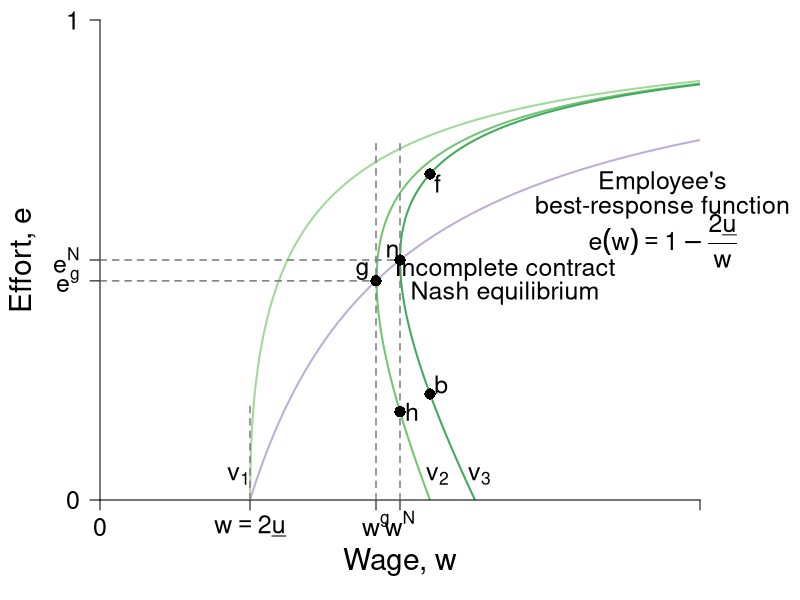

The R source for this figure:
require(shape)
pdf(file = "employment/employment_brf_pc_rightpanel.pdf", width = 9, height = 7)

#Set parameters for graphics
axislabelsize <- 1.8
labelsize <- 1.5
namesize <- 1.8
annotatesize <- 1.5
graphlinewidth <- 2
segmentlinewidth <- 1.5

#The equation is below when v = 0. See Wolfram Alpha output. 
isov <- function(w, delta = 5) {
}

isovhigh1 <- function(w, delta = 5, v = 5){
  (sqrt(w^2 - 4 * delta * v) - w + 2*v)/( 2 * v )
}

isovlow1 <- function(w, delta = 5, v = 5){
  (-sqrt(w^2 - 4 * delta * v) - w + 2*v)/( 2 * v )
}

isovhigh2 <- function(w, delta = 5, v = 15){
  (sqrt(w^2 - 4 * delta * v) - w + 2*v)/( 2 * v )
}

isovlow2 <- function(w, delta = 5, v = 15){
  (-sqrt(w^2 - 4 * delta * v) - w + 2*v)/( 2 * v )
}

isovhigh3 <- function(w, delta = 5, v = 20){
  (sqrt(w^2 - 4 * delta * v) - w + 2*v)/( 2 * v )
}

isovlow3 <- function(w, delta = 5, v = 20){
  (-sqrt(w^2 - 4 * delta * v) - w + 2*v)/( 2 * v )
}

brfFn <- function(w, delta = 5) {
  1 - (2*delta) /w
}

#This is evaluated for p = 12; q = 12/(8*sqrt(12^2 - 4*delta1*v1)) - 1/8 for the slope
#At p = 12; q = (-sqrt(12^2 - 4*v1*delta1) - 12 + 2*v1)/(2*v1) = 0.799
tangencyLine <- function(w){
  (w*(0.05))
}



COL <- c("#f7fcf5", "#e5f5e0", "#c7e9c0", "#a1d99b", "#74c476", "#41ab5d", "#238b45", "#005a32")
grays <- gray.colors(25, start = 1, end = 0)
par(mar =  c(5, 5, 1, 5))
xlims <- c(0, 40)
ylims <- c(0, 1)

plot(0, 0, xlim = xlims, ylim = ylims, type = "n",
     xlab = expression(paste("Wage, ", w)),
     ylab = expression(paste("Effort, ", e)),
     xaxt = "n", 
     yaxt = "n", 
     cex.lab = axislabelsize, 
     lwd = 3,
     bty = "n", 
     xaxs="i", 
     yaxs="i")


npts <- 500 
npts2 <- 501
#Specify the sequences of points for graphing. 
xx0 <- seq(5, xlims[2], length.out = npts)
xx1 <- seq(10, xlims[2], length.out = npts)
xx2 <- seq(5, 15, length.out = npts)
xx3 <- seq(10, xlims[2], length.out = npts2)
xx4 <- seq(xlims[1], 10, length.out = npts2)
#For below, I solved sqrt(p^2 - 200) - p + 200/p = 0, getting p = 10*sqrt(2) = 14.14214
xx5 <- seq( 18.43909, xlims[2], length.out = npts2)
xx6 <- seq( 18.43909, 25, length.out = npts2)
xx7 <- seq(20, xlims[2], length.out = npts2)
xx8 <- seq(xlims[1], 25, length.out = npts2)

#Draw the lines for the graphs
#lines(xx0, isov(xx0, delta = 5), col = COL[3], lwd = graphlinewidth)
lines(xx1, brfFn(xx1), col = "#beaed4", lwd = graphlinewidth)
#lines(xx2, tangencyLine(xx2), col = "darkgrey", lwd = 3, lty = 2)
lines(xx3, isovhigh1(xx3, v = 5, delta = 5), col = COL[4], lwd = graphlinewidth)
lines(xx4, isovlow1(xx4, v = 5, delta = 5), col = COL[4], lwd = graphlinewidth)
lines(xx5, isovhigh2(xx5, v = 17, delta = 5), col = COL[5], lwd = graphlinewidth)
lines(xx6, isovlow2(xx6, v = 17, delta = 5), col = COL[5], lwd = graphlinewidth)
lines(xx7, isovhigh3(xx7, v = 20, delta = 5), col = COL[6], lwd = graphlinewidth)
lines(xx8, isovlow3(xx8, v = 20, delta = 5), col = COL[6], lwd = graphlinewidth)

#Customize ticks and labels for the plot
ticksy <- c(0, brfFn(w = 18.4), 0.5, 1)
#ylabels <- c(0, expression(paste(frac(1,2))), 1)
ylabels <- c(0, expression(paste(e^g)), expression(paste(e^N)), 1)
ticksx <- c(0, 10, 18.4, 20, 40)
xlabels <- c(0, expression(paste(w == 2, underline(u))), expression(paste(w^g)), expression(paste(w^N)) , NA)
axis(1, at = ticksx, pos = 0, labels = xlabels, cex.axis = labelsize)
axis(2, at = ticksy, pos = 0, labels = ylabels, las = 1,cex.axis = labelsize)

#Annotation of the three graphs and the NE
text(9.25, 0.05, expression(paste(v[1])),cex = labelsize, xpd = TRUE)
text(22.5, 0.05, expression(paste(v[2])),cex = labelsize, xpd = TRUE)
text(25.3, 0.05, expression(paste(v[3])),cex = labelsize, xpd = TRUE)
text(37.5, 0.66, expression(paste("Employee's")),cex = labelsize,xpd = TRUE)
text(37.5, 0.61, expression(paste("best-response function")),cex = labelsize,xpd = TRUE)
text(37.5, 0.54, expression(paste(e(w) == 1 - frac(2*underline(u),w))),cex = labelsize,xpd = TRUE)

#Lines for the coordinates of the Nash equilbrium
#segments(5, 0, 5, 1, lty = 2, col = "darkgray", lwd = 3)
segments(10, 0, 10, 0.2, lty = 2, col = grays[20], lwd = segmentlinewidth)
segments(20, 0, 20, 0.75, lty = 2, col = grays[20], lwd = segmentlinewidth)
segments(0, 0.5, 20, 0.5, lty = 2, col = grays[20], lwd = segmentlinewidth)
#segments(14.14214, 0.15, 14.14214, 0.45, lty = 2, col = "darkgray", lwd = 3)
text(19.5, 0.52, expression(n), cex = labelsize)
text(27, 0.48, expression(paste("Incomplete contract")), cex = labelsize)
text(27, 0.43, expression(paste("Nash equilibrium")), cex = labelsize)


#Arrows and slope of iso-v label
#Arrows(29, 0.15, 24, 0.15,  col = "black", lty = 1, lwd = 2, arr.type = "triangle")
#text(32, 0.2, expression(paste("Slope of iso-v")), cex = labelsize)
#text(32.3, 0.15, expression(paste(phantom() == "-mrs ")), cex = labelsize)
#text(32, 0.08, expression(paste(phantom() == -frac(v[w], v[e]))),cex = labelsize)



#Add a point for the NE
points(20, 0.5, pch = 16, col = "black", cex = 1.5)

segments(18.4, 0, 18.4, 0.75, lty = 2, col = grays[20], lwd = segmentlinewidth)
segments(0, brfFn(w = 18.4), 18.4, brfFn(w = 18.4), lty = 2, col = grays[20], lwd = segmentlinewidth)
points(18.4, brfFn(w = 18.4), pch = 16, col = "black", cex = 1.5)
text(17.5, brfFn(18.4) + 0.02, expression(g), cex = labelsize)



#Add a point for h
#Figure out q for p = 14.14214: q = 1 - 2delta/p = 1 - (2*5)/14.14214 =  0.2928934
points(20, 0.1839422, pch = 16, col = "black", cex = 1.5)
text(20.8, 0.1839422, expression(h), cex = labelsize)

points(22, isovhigh3(22, v = 20, delta = 5), pch = 16, col = "black", cex = 1.5)
text(22 + 0.5, isovhigh3(22, v = 20, delta = 5) - 0.02, expression(f),cex = labelsize)
points(22, isovlow3(22, v = 20, delta = 5), pch = 16, col = "black", cex = 1.5)
text(22 + 0.75, isovlow3(22, v = 20, delta = 5) + 0.02, expression(b),cex = labelsize)


dev.off()
